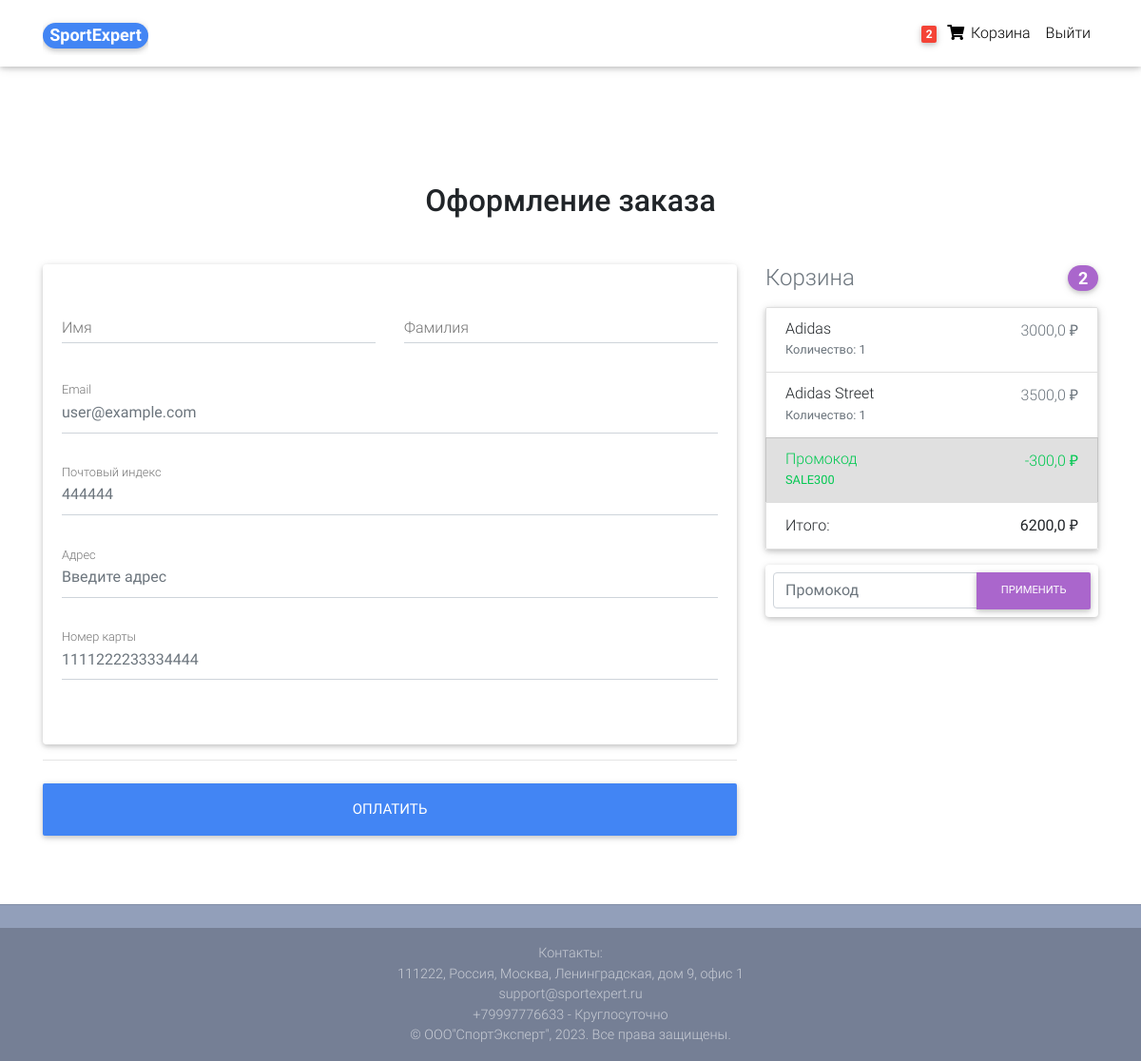
Screenshot of /checkout/ (signed in) with the database file from the repository.
### core/models.py (models this page shows, shortened)
class Order(models.Model):
    user = models.ForeignKey(settings.AUTH_USER_MODEL,
                             on_delete=models.CASCADE, verbose_name='Пользователь')
    items = models.ManyToManyField(OrderItem, verbose_name='Товары')
    start_date = models.DateTimeField(auto_now_add=True, verbose_name='Дата заказа')
    ordered_date = models.DateTimeField(verbose_name='Дата оплаты')
    ordered = models.BooleanField(default=False, verbose_name='Оплачен')
    post_address = models.ForeignKey('PostAddress', on_delete=models.SET_NULL, blank=True, null=True, verbose_name='Адрес доставки')
    coupon = models.ForeignKey('Coupon', on_delete=models.SET_NULL, blank=True, null=True, verbose_name='Промокод')
    def get_total(self):
        total = 0
        for order_item in self.items.all():
            total = total + order_item.get_final_price()
        if self.coupon:
            total -= self.coupon.amount
        return total
    class Meta:
        verbose_name = "Заказ"
        verbose_name_plural = "Заказы"

class OrderItem(models.Model):
    user = models.ForeignKey(settings.AUTH_USER_MODEL,
                             on_delete=models.CASCADE, verbose_name='Пользователь')
    ordered = models.BooleanField(default=False, verbose_name='Оплачен')
    item = models.ForeignKey(Item, on_delete=models.CASCADE, verbose_name='Товар')
    quantity = models.IntegerField(default=1, verbose_name='Количество')
    def get_total_discount_price(self):
        return self.quantity * self.item.discount_price
    def get_final_price(self):
        if self.item.discount_price:
            return self.get_total_discount_price()
        return self.get_total_item_price()
    class Meta:
        verbose_name = "Товар в работе"
        verbose_name_plural = "Товары в работе"

class Item(models.Model):
    title = models.CharField(max_length=100, verbose_name='Название')
    price = models.FloatField(verbose_name='Цена')
    discount_price = models.FloatField(blank=True, null=True, verbose_name='Цена по скидке')
    cat = models.ForeignKey('Category', on_delete=models.CASCADE, null=True, blank=True, verbose_name='Категория')
    sex = models.CharField(choices=SEX_CHOICES, max_length=2, verbose_name='Пол')
    label = models.CharField(choices=LABEL_CHOICES, max_length=1, verbose_name='Лейбл')
    slug = models.SlugField(verbose_name='URL')
    description = models.TextField(verbose_name='Описание')
    mainphoto = models.ImageField(blank=True, null=True, verbose_name='Заглавное фото')
    photo1 = models.ImageField(blank=True, null=True, verbose_name='Фото №1')
    photo2 = models.ImageField(blank=True, null=True, verbose_name='Фото №2')
    photo3 = models.ImageField(blank=True, null=True, verbose_name='Фото №3')
    class Meta:
        verbose_name = "Товар"
        verbose_name_plural = "Товары"

class Coupon(models.Model):
    code = models.CharField(max_length=15, verbose_name='Промокод')
    amount = models.FloatField(blank=True, null=True, verbose_name='Сумма скидки')
    class Meta:
        verbose_name = "Промокод"
        verbose_name_plural = "Промокоды"

### core/views.py (the view, shortened to what this page needs)
# urls.py: path('checkout/', CheckoutView.as_view(), name='checkout'),
class CheckoutView(View):
    def get(self, *args, **kwargs):
        form = CheckoutForm()
        order = Order.objects.get(user=self.request.user, ordered=False)
        context = {
            'form': form,
            'couponform': CouponForm(),
            'object': order,
        }
        return render(self.request, "core/checkout.html", context)

### core/forms.py
class CheckoutForm(forms.Form):
    first_name = forms.CharField(max_length=50, widget=forms.TextInput(attrs={
        'class': 'form-control'
    }))
    last_name = forms.CharField(max_length=50, widget=forms.TextInput(attrs={
        'class': 'form-control'
    }))
    email = forms.EmailField(widget=forms.TextInput(attrs={
        'placeholder': 'user@example.com',
        'class': 'form-control'
    }))
    address = forms.CharField(widget=forms.TextInput(attrs={
        'placeholder': 'Введите адрес',
        'class': 'form-control'
    }))
    post_index = forms.CharField(widget=forms.TextInput(attrs={
        'placeholder': '444444',
        'class': 'form-control'
    }))

class CouponForm(forms.Form):
    code = forms.CharField(widget=forms.TextInput(attrs={
        'class': 'form-control',
        'placeholder': 'Промокод',
        'aria - label' : "Recipient's username",
        'aria - describedby' : "basic-addon2",
    }))

### core/templatetags/cart_template_tags.py (called while the page is built)
@register.filter()
def cart_item_count(user):
    if user.is_authenticated:
        qs = Order.objects.filter(user=user, ordered=False)
        if qs.exists():
            return qs[0].items.count()

### templates/core/checkout.html (shortened to what this page needs)
{% extends "core/base.html" %}
{% load crispy_forms_tags %}
{% block content %}
  <main class="mt-5 pt-4">
    <div class="container wow fadeIn">
      <h2 class="my-5 h2 text-center">Оформление заказа</h2>
      <div class="row">
        <div class="col-md-8 mb-4">
          <div class="card">
            <form method="POST" class="card-body">
              <div class="row">
                <div class="col-md-6 mb-2">
                  <div class="md-form ">
                    {{ form.first_name}}
                    <label for="firstName" class="">Имя</label>
                  </div>
                </div>
                <div class="col-md-6 mb-2">
                  <div class="md-form">
                    {{ form.last_name}}
                    <label for="lastName" class="">Фамилия</label>
                  </div>
                </div>
              </div>
              <div class="md-form mb-5">
                {{ form.email }}
                <label for="email" class="">Email</label>
              </div>
              <div class="md-form mb-5">
                {{ form.post_index }}
                <label for="index" class="">Почтовый индекс</label>
              </div>
              <div class="md-form mb-5">
                {{ form.address }}
                <label for="address" class="">Адрес</label>
              </div>
              <div class="md-form mb-5">
                <input type="text" id="card" class="form-control" placeholder="1111222233334444">
                <label for="card" class="">Номер карты</label>
              </div>
              </div>
              <hr class="mb-4">
              <button class="btn btn-primary btn-lg btn-block" type="submit">Оплатить</button>
        </div>
        <div class="col-md-4 mb-4">
          <h4 class="d-flex justify-content-between align-items-center mb-3">
            <span class="text-muted">Корзина</span>
            <span class="badge badge-secondary badge-pill">{{ object.items.count }}</span>
          </h4>
          <ul class="list-group mb-3 z-depth-1">
            {% for order_item in object.items.all %}
            <li class="list-group-item d-flex justify-content-between lh-condensed">
              <div>
                <h6 class="my-0">{{ order_item.item.title }}</h6>
                <small class="text-muted">Количество: {{ order_item.quantity }}</small>
              </div>
                <span class="text-muted">
                  {% if order_item.item.discount_price %}
                    {{ order_item.get_total_discount_price }} ₽
                  {% else %}
                    {{ order_item.get_total_item_price }} ₽
                  {% endif %}
                </span>
            </li>
            {% endfor %}
            {% if object.coupon %}
            <li class="list-group-item d-flex justify-content-between bg-light">
              <div class="text-success">
                <h6 class="my-0">Промокод</h6>
                <small>{{ object.coupon.code }}</small>
              </div>
              <span class="text-success">-{{ object.coupon.amount }} ₽</span>
            </li>
            {% endif %}
            <li class="list-group-item d-flex justify-content-between">
              <span>Итого:</span>
              <strong>{{ object.get_total }} ₽</strong>
            </li>
          </ul>
          <form class="card p-2" action="{% url 'core:add-coupon' %}" method="POST">
            <div class="input-group">
              {{ couponform.code }}
              <div class="input-group-append">
                <button class="btn btn-secondary btn-md waves-effect m-0" type="submit">Применить</button>
              </div>
            </div>
          </form>
        </div>
      </div>
    </div>
  </main>
{% endblock content %}

### templates/core/navbar.html (shortened to what this page needs)
{% load cart_template_tags %}
<nav class="navbar fixed-top navbar-expand-lg navbar-light white scrolling-navbar">
    <div class="container">
      <a class="navbar-brand waves-effect" href="/">
        <big><strong class="badge rounded-pill badge-primary" size="24">SportExpert</strong></big>
      </a>
      <div class="collapse navbar-collapse" id="navbarSupportedContent">
        <ul class="navbar-nav nav-flex-icons">
          {% if request.user.is_authenticated %}
          <li class="nav-item">
            <a href="{% url 'core:cart' %}" class="nav-link waves-effect">
              <span class="badge red z-depth-1 mr-1">
                {% if request.user|cart_item_count > 0 %}
                {{ request.user|cart_item_count }}
                {% else %}
                0
                {% endif %}
              </span>
              <i class="fas fa-shopping-cart"></i>
              <span class="clearfix d-none d-sm-inline-block"> Корзина </span>
            </a>
          </li>
          <li class="nav-item">
            <a class="nav-link waves-effect" href="{% url 'account_logout' %}">
              <span class="clearfix d-none d-sm-inline-block"> Выйти </span>
            </a>
          </li>
          {% endif %}
        </ul>
      </div>
    </div>
  </nav>

### templates/core/base.html (style rules this page uses)
html, body, header, .carousel { height: 60vh; }

### rows the page displays
Order: items.count "2", coupon.code "SALE300", coupon.amount "300,0", get_total "6200,0"
OrderItem: item "Adidas", quantity "1", get_total_discount_price "3000,0"
OrderItem: item "Adidas Street", quantity "1", get_total_discount_price "3500,0"

### other values shown
{{ request.user|cart_item_count }} "2"
